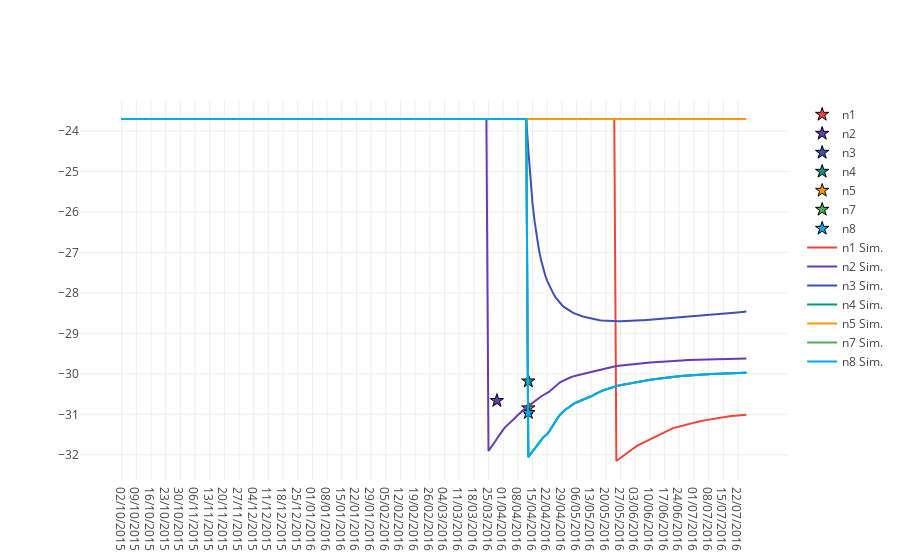

Notebook cell for this chart:
### Code cell
%matplotlib inline
import plotlycred
figname = transect + variable + 'D3.png'

online = False
if online:
    # fig = py.iplot(data) 
    fig = go.Figure(data=data) # , layout=layout)
    py.image.save_as(fig, filename=figname)
else:
    iplot(data)

### Figure 1 — Plotly figure (JSON) as saved in the notebook; plotly's stock layout.template omitted (floating-point values rounded to 4 significant figures; data arrays with more than 128 entries replaced by an {"elided": "..."} marker saying what was removed)
{"data": [{"marker": {"color": "#F44336", "line": {"color": "black", "width": 1}, "size": 10, "symbol": "star"}, "mode": "markers", "name": "n1", "type": "scatter", "x": {"elided": "299 str values"}, "y": {"elided": "299 null values"}}, {"marker": {"color": "#673AB7", "line": {"color": "black", "width": 1}, "size": 10, "symbol": "star"}, "mode": "markers", "name": "n2", "type": "scatter", "x": {"elided": "299 str values"}, "y": {"elided": "299 float values"}}, {"marker": {"color": "#3F51B5", "line": {"color": "black", "width": 1}, "size": 10, "symbol": "star"}, "mode": "markers", "name": "n3", "type": "scatter", "x": {"elided": "299 str values"}, "y": {"elided": "299 null values"}}, {"marker": {"color": "#009688", "line": {"color": "black", "width": 1}, "size": 10, "symbol": "star"}, "mode": "markers", "name": "n4", "type": "scatter", "x": {"elided": "299 str values"}, "y": {"elided": "299 float values"}}, {"marker": {"color": "#FF9800", "line": {"color": "black", "width": 1}, "size": 10, "symbol": "star"}, "mode": "markers", "name": "n5", "type": "scatter", "x": {"elided": "299 str values"}, "y": {"elided": "299 null values"}}, {"marker": {"color": "#4CAF50", "line": {"color": "black", "width": 1}, "size": 10, "symbol": "star"}, "mode": "markers", "name": "n7", "type": "scatter", "x": {"elided": "299 str values"}, "y": {"elided": "299 float values"}}, {"marker": {"color": "#03A9F4", "line": {"color": "black", "width": 1}, "size": 10, "symbol": "star"}, "mode": "markers", "name": "n8", "type": "scatter", "x": {"elided": "299 str values"}, "y": {"elided": "299 float values"}}, {"marker": {"color": "#F44336"}, "mode": "lines", "name": "n1 Sim.", "type": "scatter", "x": {"elided": "299 str values"}, "y": {"elided": "299 float values"}}, {"marker": {"color": "#673AB7"}, "mode": "lines", "name": "n2 Sim.", "type": "scatter", "x": {"elided": "299 str values"}, "y": {"elided": "299 float values"}}, {"marker": {"color": "#3F51B5"}, "mode": "lines", "name": "n3 Sim.", "type": "scatter", "x": {"elided": "299 str values"}, "y": {"elided": "299 float values"}}, {"marker": {"color": "#009688"}, "mode": "lines", "name": "n4 Sim.", "type": "scatter", "x": {"elided": "299 str values"}, "y": {"elided": "299 float values"}}, {"marker": {"color": "#FF9800"}, "mode": "lines", "name": "n5 Sim.", "type": "scatter", "x": {"elided": "299 str values"}, "y": {"elided": "299 float values"}}, {"marker": {"color": "#4CAF50"}, "mode": "lines", "name": "n7 Sim.", "type": "scatter", "x": {"elided": "299 str values"}, "y": {"elided": "299 float values"}}, {"marker": {"color": "#03A9F4"}, "mode": "lines", "name": "n8 Sim.", "type": "scatter", "x": {"elided": "299 str values"}, "y": {"elided": "299 float values"}}], "layout": {}}
